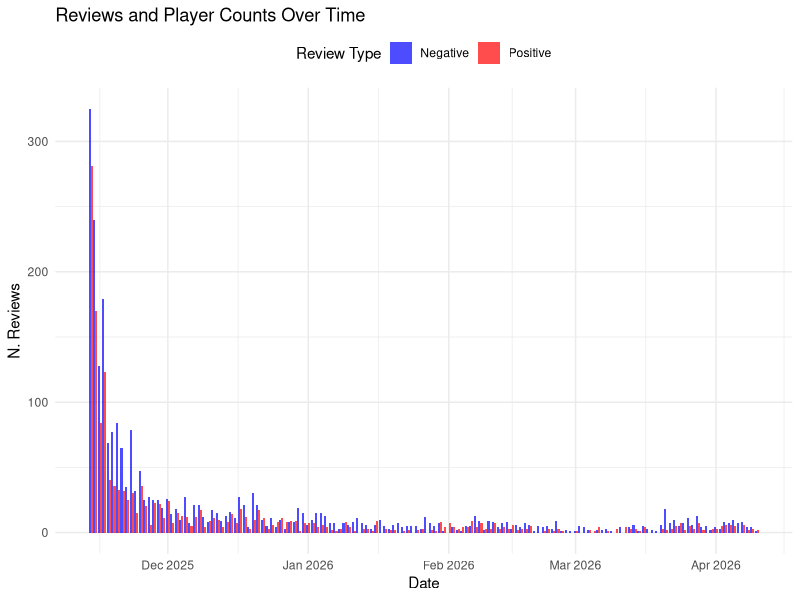
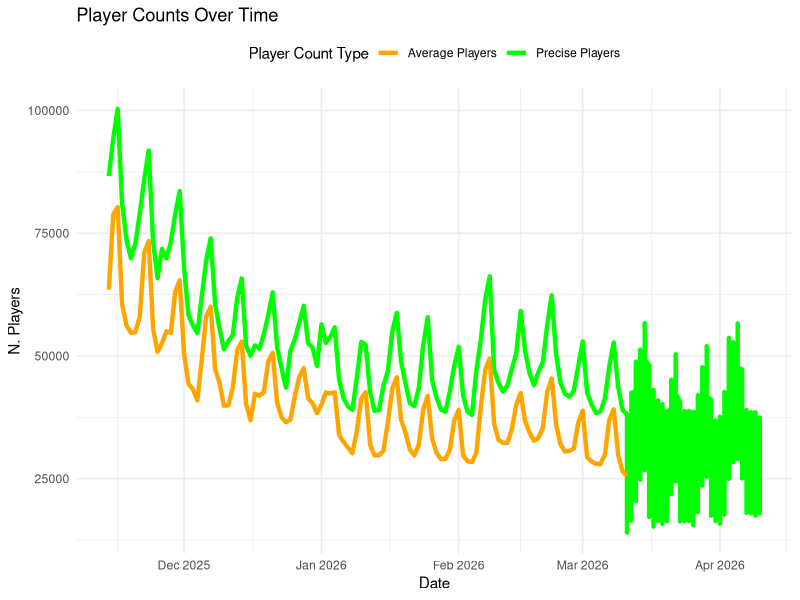
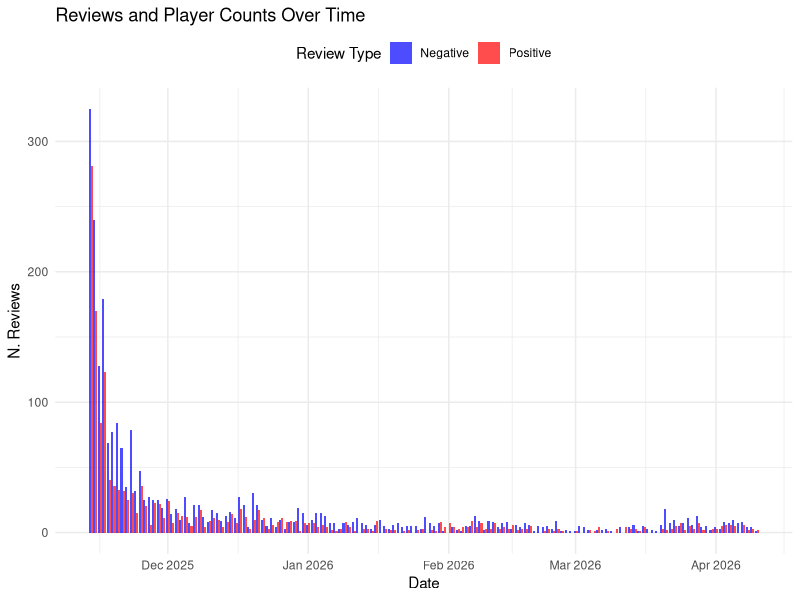
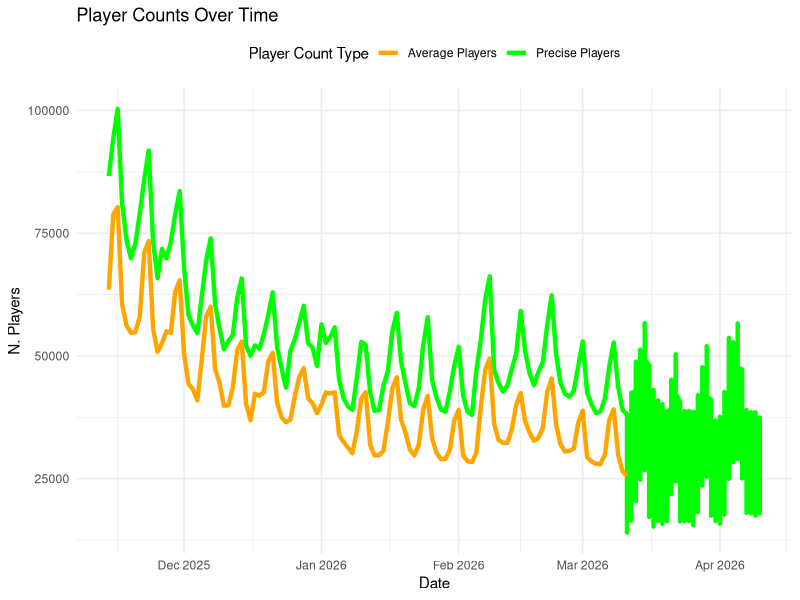

Recreate these plots in R, in order.
# Header----

# Alessio Gallonetto
# Data Mining and Large Language Models (LLMs) for Political and Social Scienes
# Personal Capstone Project

# - The impact of "review bombings" 

# Processing of number of reviews and CCUs in a single CSV file and plotting

# Initialization ----
install.packages("tidyverse")
install.packages("ggplot2")
install.packages("dplyr")
install.packages("lubridate")

library(tidyverse)
library(ggplot2)
library(dplyr)
library(lubridate)

# Loading the CSV File ----

# Check if the files exists in the specified path
file.exists("data_preprocessed/Reviewnums_bo7_cleaned.csv") #This file contains the number of reviews by date since release. It counts positive and negative reviews.
file.exists("data_preprocessed/CCUs_bo7_cleaned.csv") #This file contains the number of CCUs by date since release.

# Load the CSV files into data frames
reviews_ppc <- read.csv("data_preprocessed/Reviewnums_bo7_cleaned.csv")
ccu_ppc <- read.csv("data_preprocessed/CCUs_bo7_cleaned.csv")

#Transform dates from character into date format
reviews_date <- as.Date(c(reviews_ppc$Date))
ccu_date <- as.Date(c(ccu_ppc$Date))

# Create Plots for graphical analysis ----

## Positive Reviews
positive_reviews <- data.frame(
  date = reviews_date,
  count = reviews_ppc$Positive.reviews,
  type = "Positive"
)

## Negative Reviews. For better plotting, we will convert the negative values to positive
negative_reviews <- data.frame(
  date = reviews_date,
  count = abs(reviews_ppc$Negative.reviews),
  type = "Negative"
)

class(positive_reviews$date) # Check the class of the date variable in positive_reviews
class(negative_reviews$date) # Check the class of the date variable in negative_reviews


## Combine the two data frames for plotting
reviewsplots_df <- rbind(positive_reviews, negative_reviews)

## Plotting for Reviews ----
ggplot() +
  # Histograms for reviews
  geom_bar(
    data = reviewsplots_df,
    aes(x = date, y = count, fill = type),
    stat = "identity",
    position = "dodge",
    alpha = 0.7
  ) +
  #Scale x axis for readability
  scale_x_date(date_labels = "%b %Y", date_breaks = "1 month"
  ) +
  # Customize colors for histograms
  scale_fill_manual(values = c("Positive" = "red", "Negative" = "blue")) +
  # Labels and title
  labs(
    title = "Reviews and Player Counts Over Time",
    x = "Date",
    y = "N. Reviews",
    fill = "Review Type"
  ) +
  # Theme
  theme_minimal() +
  theme(legend.position = "top")
  
## Saving plot
ggsave("plots/Reviews_plot.png", width = 10, height = 6)


## Create dfs for Player Counts 

## Player count
pplayer <- data.frame(
  date = ccu_date,
  count = ccu_ppc$Players,
  type = "Precise Players"
)

## Average player count
aplayer <- data.frame(
  date = ccu_date,
  count = ccu_ppc$Average.Players,
  type = "Average Players"
)

class(pplayer$date) # Check the class of the date variable in pplayer
class(aplayer$date) # Check the class of the date variable in aplayer

## Plotting for CCUs ----
ggplot() +
  # Line plot for pplayer
  geom_line(
    data = pplayer,
    aes(x = date, y = count, color = type, group = type),
    size = 1.5
  ) +
  # Line plot for aplayer
  geom_line(
    data = aplayer,
    aes(x = date, y = count, color = type, group = type),
    size = 1.5
  ) +
  # Scale x axis for readability
  scale_x_date(date_labels = "%b %Y", date_breaks = "1 month"
  ) +
  # Customize colors for lines
  scale_color_manual(values = c("Precise Players" = "green", "Average Players" = "orange")) +
  # Labels and title
  labs(
    title = "Player Counts Over Time",
    x = "Date",
    y = "N. Players",
    color = "Player Count Type"
  ) +
  # Theme
  theme_minimal() +
  theme(legend.position = "top")

## Saving plot
ggsave("plots/CCU_plot.png", width = 10, height = 6)
